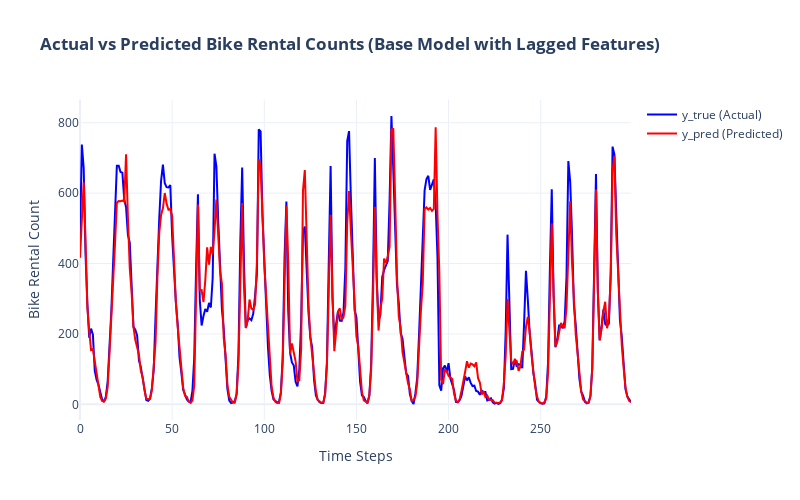

The notebook cell saved with this chart:
### Code cell
plot_actual_vs_predicted(
    y_true=y_test,
    y_pred=y_pred,
    n=n,
    title="Actual vs Predicted Bike Rental Counts (Base Model with Lagged Features)",
)

### Figure 1 — Plotly figure (JSON) as saved in the notebook; plotly's stock layout.template omitted (floating-point values rounded to 4 significant figures; data arrays with more than 128 entries replaced by an {"elided": "..."} marker saying what was removed)
{"data": [{"line": {"color": "blue", "width": 2}, "mode": "lines", "name": "y_true (Actual)", "type": "scatter", "x": {"elided": "300 int values"}, "y": {"elided": "300 float values"}}, {"line": {"color": "red", "width": 2}, "mode": "lines", "name": "y_pred (Predicted)", "type": "scatter", "x": {"elided": "300 int values"}, "y": {"elided": "300 float values"}}], "layout": {"height": 500, "hovermode": "x unified", "title": {"text": "<b>Actual vs Predicted Bike Rental Counts (Base Model with Lagged Features)</b>"}, "width": 800, "xaxis": {"title": {"text": "Time Steps"}}, "yaxis": {"title": {"text": "Bike Rental Count"}}}}
